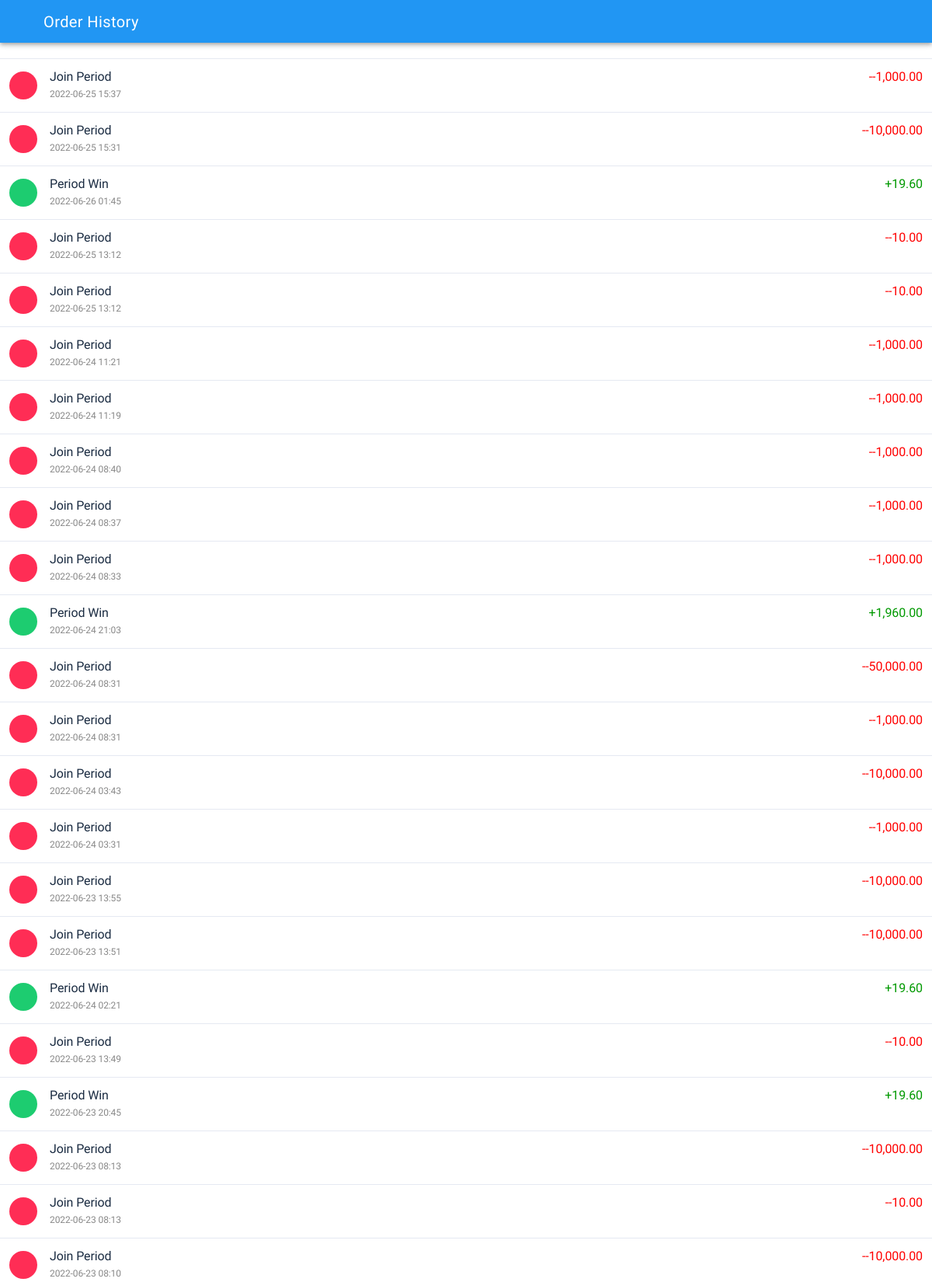
Page /order.php (signed in, upper part) on the committed database.
### tables this page shows
CREATE TABLE `tbl_walletsummery` (
  `id` int(11) NOT NULL,
  `userid` int(11) NOT NULL,
  `orderid` int(11) NOT NULL,
  `amount` float NOT NULL,
  `type` varchar(50) NOT NULL,
  `actiontype` varchar(50) NOT NULL,
  `createdate` timestamp NOT NULL DEFAULT current_timestamp()
);

### order.php (the view, shortened to what this page needs)
<!doctype html>
<html lang="en">
<head>
	<link rel="stylesheet" href="assets/css/style.css">
</head>
<body>
	<?php
	include("include/connection.php");
	$userid=$_SESSION['frontuserid'];?>
	<div class="appHeader1">
		<div class="left"> <a href="#" onClick="goBack();" class="icon goBack"> <i class="icon ion-md-arrow-back"></i> </a>
			<div class="pageTitle">Order History</div>
		</div>
	</div>
	<div id="appCapsule">
		<div class="appContent1 listView">
			<table class="table table-borderless">
				<tbody>
					<?php
					@$userid=$_SESSION['frontuserid'];
					$summery=mysqli_query($con,"select * from `tbl_walletsummery` where `userid`='".$userid."' order by id desc");
					$summeryRows=mysqli_num_rows($summery);
					if($summeryRows!=''){
						while($summeryResult=mysqli_fetch_array($summery)){
							$post_date = $summeryResult['createdate'];
							$post_date2 = strtotime($post_date);
							$convert=date('Y-m-d H:i',$post_date2);
							$actiontypearray=explode("~",$summeryResult['actiontype']);
							@$actiontype=$actiontypearray[0];
							if($actiontype=='recharge'){
								?>
							<?php }if($actiontype=='join'){?>
								<tr>
									<td>
										<div class="listItem">
											<div class="image">
												<div class="iconBox bg-danger">
													<i class="icon ion-md-trophy"></i>
												</div>
											</div>
											<div class="text"><div><strong>Join Period</strong><small><?php echo $convert;?></small></div></div>
										</div>
									</td>
									<td class="tdtext2">--<?php echo number_format($summeryResult['amount'],2);?></td>
								</tr>
							<?php }if($actiontype=='win'){?>
								<tr>
									<td>
										<div class="listItem">
											<div class="image">
												<div class="iconBox bg-success">
													<i class="icon ion-md-trophy"></i>
												</div>
											</div>
											<div class="text"><div><strong>Period Win</strong><small><?php echo $convert;?></small></div></div>
										</div>
									</td>
									<td class="tdtext">+<?php echo number_format($summeryResult['amount'],2);?></td>
								</tr>
							<?php }}}?>
						</tbody>
					</table>
				</div>
			</div>
		</body>
		</html>

### assets/css/style.css (style rules this page uses)
body { font-family:"Heebo", sans-serif; font-size:14px; line-height:1.5em; letter-spacing:-0.007em; color:#333; background:#FFF; -webkit-font-smoothing:antialiased; -moz-osx-font-smoothing:grayscale; width:100%; height:100%; overflow-x:hidden; -ms-user-select:none; user-select:none; -moz-user-select:none; -webkit-user-select:none }
a { -webkit-transition:.2s all; transition:.2s all; color:#565EFF }
.appHeader1 { padding: 0 24px; height:55px; background-color: #2196f3; border-color: #2196f3; -webkit-box-shadow: 0 2px 4px -1px rgba(0, 0, 0, .2), 0 4px 5px 0 rgba(0, 0, 0, .14), 0 1px 10px 0 rgba(0, 0, 0, .12); box-shadow: 0 2px 4px -1px rgba(0, 0, 0, .2), 0 4px 5px 0 rgba(0, 0, 0, .14), 0 1px 10px 0 rgba(0, 0, 0, .12); }
.appHeader1 .pageTitle { line-height:3em; font-size: 20px; font-weight: 500; letter-spacing: .02em; white-space: nowrap; overflow: hidden; text-overflow: ellipsis; color:#fff; }
.appHeader1 .left, .appHeader1 .right { position:absolute; top:0; -webkit-transition:0.2s all; transition:0.2s all; height:56px; min-width:56px; display:-webkit-box; display:flex; -webkit-box-align:center; align-items:center; -webkit-box-pack:center; justify-content:center }
.appHeader1 .left .icon, .appHeader1 .right .icon { width:56px; height:56px; color:#fff; display:-webkit-box; display:flex; -webkit-box-align:center; align-items:center; -webkit-box-pack:center; justify-content:center }
.appHeader1 .left .icon i, .appHeader1 .right .icon i { font-size:26px }
.appHeader1 .left { left:0; right:auto }
#appCapsule { padding:0px 0; }
.appContent1 { padding:20px; }
.bg-success { background:#1DCC70 !important }
.bg-danger { background:#ff2d55 !important }
.listView { margin:0px -20px }
.listView .listItem { display:-webkit-box; display:flex; -webkit-box-align:center; align-items:center; padding:12px 56px 12px 20px; position:relative }
.listView .listItem:last-child:after { display:none !important }
.listView .listItem:after { content:""; display:block; height:1px; background:#E5E9F2; position:absolute; bottom:0; left:72px; right:0 }
.listView .listItem .image { width:52px; padding-right:16px }
.listView .listItem .image .iconBox { width:36px; height:36px; border-radius:200px; background:#565EFF; display:-webkit-box; display:flex; -webkit-box-align:center; align-items:center; -webkit-box-pack:center; justify-content:center; color:#FFF; font-size:20px }
.listView .listItem .image .iconBox i { margin:0 !important; line-height:1em }
.listView .listItem .text { width:calc(100% - 64px); color:#8D95A0; font-size:18px }
.listView .listItem .text strong { color:#1B2C42; font-weight:normal; display:block }
.table { color:#8D95A0 }
.table td, .table th { border-top:1px solid #E5E9F2; color:#333; font-size:13px; }

### order.php (style rules this page uses)
.tdtext { font-size:16px !important; color:#090 !important; font-weight:normal; text-align:right; }
.tdtext2 { font-size:16px !important; color:#f00 !important; font-weight:normal; text-align:right; }
.text small { font-size:12px; color:#888; }
.listView .listItem { padding: 0px 55px 0px 0px; }
.listView .listItem .text { font-size: 16px; }

### rows in the picture
tbl_walletsummery: createdate "2022-06-25 15:37", amount "1,000.00"
tbl_walletsummery: createdate "2022-06-25 15:31", amount "10,000.00"
tbl_walletsummery: createdate "2022-06-26 01:45", amount "19.60"
tbl_walletsummery: createdate "2022-06-25 13:12", amount "10.00"
tbl_walletsummery: createdate "2022-06-25 13:12", amount "10.00"
tbl_walletsummery: createdate "2022-06-24 11:21", amount "1,000.00"
tbl_walletsummery: createdate "2022-06-24 11:19", amount "1,000.00"
tbl_walletsummery: createdate "2022-06-24 08:40", amount "1,000.00"
tbl_walletsummery: createdate "2022-06-24 08:37", amount "1,000.00"
tbl_walletsummery: createdate "2022-06-24 08:33", amount "1,000.00"
tbl_walletsummery: createdate "2022-06-24 21:03", amount "1,960.00"
tbl_walletsummery: createdate "2022-06-24 08:31", amount "50,000.00"
tbl_walletsummery: createdate "2022-06-24 08:31", amount "1,000.00"
tbl_walletsummery: createdate "2022-06-24 03:43", amount "10,000.00"
tbl_walletsummery: createdate "2022-06-24 03:31", amount "1,000.00"
tbl_walletsummery: createdate "2022-06-23 13:55", amount "10,000.00"
tbl_walletsummery: createdate "2022-06-23 13:51", amount "10,000.00"
tbl_walletsummery: createdate "2022-06-24 02:21", amount "19.60"
tbl_walletsummery: createdate "2022-06-23 13:49", amount "10.00"
tbl_walletsummery: createdate "2022-06-23 20:45", amount "19.60"
tbl_walletsummery: createdate "2022-06-23 08:13", amount "10,000.00"
tbl_walletsummery: createdate "2022-06-23 08:13", amount "10.00"
tbl_walletsummery: createdate "2022-06-23 08:10", amount "10,000.00"
